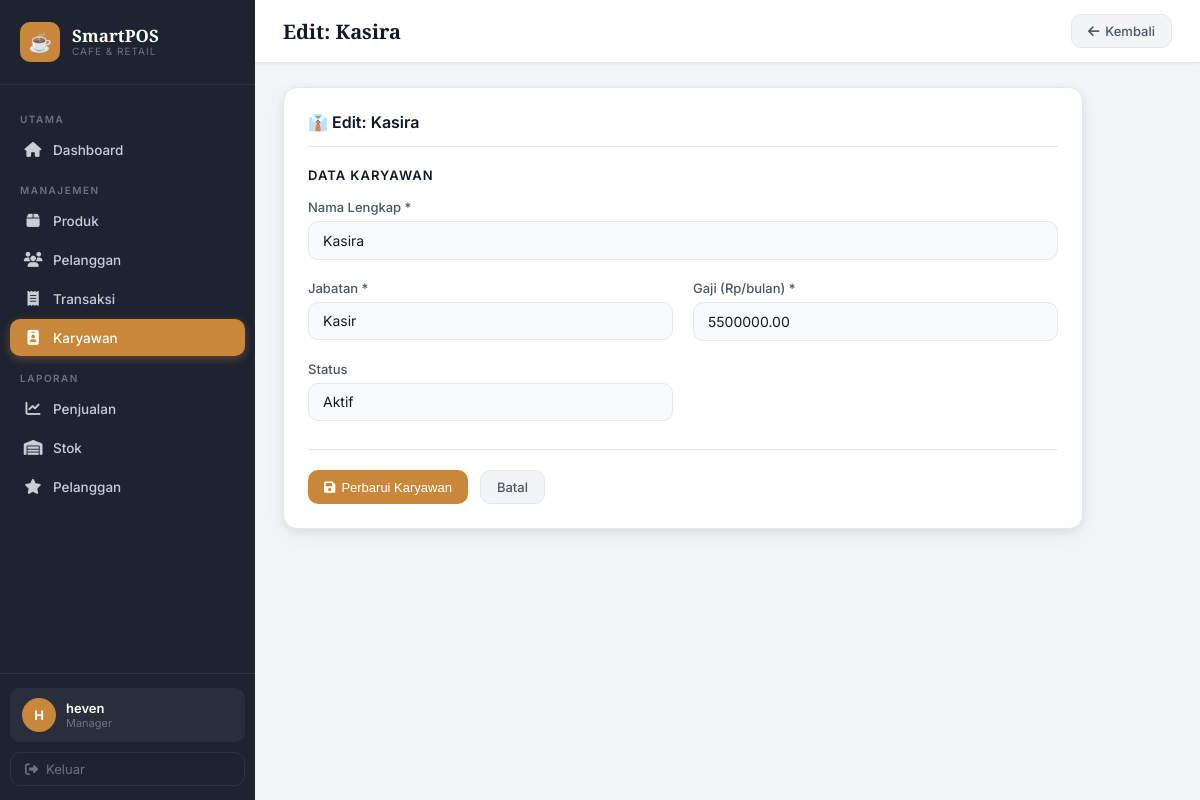
The page /employees/2/edit/ (signed in) on the database its author committed.
### pos/models.py (models this page shows, shortened)
class BaseModel(models.Model):
    created_at = models.DateTimeField(auto_now_add=True)
    updated_at = models.DateTimeField(auto_now=True)
    class Meta:
        abstract = True  # tidak membuat tabel sendiri

class Employee(BaseModel):
    POSITION_CHOICES = [
        ('manager',    'Manager'),
        ('cashier',    'Kasir'),
        ('barista',    'Barista'),
        ('waiter',     'Pelayan'),
        ('supervisor', 'Supervisor'),
    ]
    STATUS_CHOICES = [
        ('active',   'Aktif'),
        ('inactive', 'Tidak Aktif'),
        ('on_leave', 'Cuti'),
    ]
    user            = models.OneToOneField(User, on_delete=models.CASCADE, related_name='employee', verbose_name="Akun Login")
    full_name       = models.CharField(max_length=150, verbose_name="Nama Lengkap")
    position        = models.CharField(max_length=50, choices=POSITION_CHOICES, default='cashier', verbose_name="Jabatan")
    salary          = models.DecimalField(max_digits=12, decimal_places=2, validators=[MinValueValidator(Decimal('0'))], verbose_name="Gaji (Rp)")
    employee_status = models.CharField(max_length=20, choices=STATUS_CHOICES, default='active', verbose_name="Status Karyawan")
    class Meta:
        verbose_name        = "Karyawan"
        verbose_name_plural = "Karyawan"
        ordering            = ['position', 'full_name']
    def __init__(self, *args, **kwargs):
        super().__init__(*args, **kwargs)
        self.__bonus_persen = 0

### pos/views.py (the view, shortened to what this page needs)
# urls.py: path('employees/<int:pk>/edit/', views.EmployeeUpdateView.as_view(), name='employee_update'),
class EmployeeUpdateView(RoleRequiredMixin, UpdateView):
    allowed_positions = ('manager', 'supervisor')
    model = Employee
    form_class = EmployeeForm
    template_name = 'pos/employees/form.html'
    success_url = reverse_lazy('employee_list')
    login_url = '/login/'
    def get_context_data(self, **kwargs):
        context = super().get_context_data(**kwargs)
        context['page_title'] = 'Edit Karyawan'
        context['form_title'] = f'Edit: {self.object.full_name}'
        context['submit_label'] = 'Perbarui Karyawan'
        return context

### pos/forms.py
class EmployeeForm(forms.ModelForm):
    class Meta:
        model = Employee
        fields = ['full_name', 'position', 'salary', 'employee_status']
        widgets = {
            'full_name': forms.TextInput(attrs={
                'class': 'form-control',
                'placeholder': 'Nama lengkap karyawan',
                'id': 'employee_fullname',
            }),
            'position': forms.Select(attrs={
                'class': 'form-control',
                'id': 'employee_position',
            }),
            'salary': forms.NumberInput(attrs={
                'class': 'form-control',
                'placeholder': '0',
                'step': '100000',
                'id': 'employee_salary',
            }),
            'employee_status': forms.Select(attrs={
                'class': 'form-control',
                'id': 'employee_status',
            }),
        }
        labels = {
            'full_name': 'Nama Lengkap',
            'position': 'Jabatan',
            'salary': 'Gaji (Rp/bulan)',
            'employee_status': 'Status',
        }

### pos/context_processors.py (called while the page is built, shortened)
def user_role(request):
    if not request.user.is_authenticated:
        return {}
    if request.user.is_superuser:
        return {
            'user_position':         'manager',
            'user_position_display': 'Manager',
            'is_full_access':        True,
            'can_manage_products':   True,
            'can_manage_employees':  True,
            'can_view_transactions': True,
            'can_create_transaction':True,
            'can_view_customers':    True,
            'can_view_reports':      True,
            'can_view_stock_report': True,
        }

### pos/views.py (called while the page is built)
    def dispatch(self, request, *args, **kwargs):
        if not request.user.is_authenticated:
            return self.handle_no_permission()
        if request.user.is_superuser:
            return super().dispatch(request, *args, **kwargs)
        position = RoleHelper.get_position(request.user)
        if self.allowed_positions and position not in self.allowed_positions:
            messages.error(request, '⛔ Akses ditolak. Anda tidak memiliki izin untuk halaman ini.')
            return redirect('dashboard')
        return super().dispatch(request, *args, **kwargs)

### templates/pos/employees/form.html (shortened to what this page needs)
{% extends 'pos/base.html' %}
{% block page_title %}{{ form_title }}{% endblock %}
{% block topbar_actions %}
<a href="{% url 'employee_list' %}" class="btn btn-secondary"><i class="fas fa-arrow-left"></i> Kembali</a>
{% endblock %}
{% block content %}
<div class="card" style="max-width:800px;">
  <div class="card-header"><span class="card-title">👔 {{ form_title|default:"Form Karyawan" }}</span></div>
  <form method="POST" id="employeeForm">
    <div style="font-size:13px;font-weight:600;color:var(--caramel);margin-bottom:16px;text-transform:uppercase;letter-spacing:1px;">Data Karyawan</div>
    <div class="form-grid">
      <div class="form-group" style="grid-column:1/-1;">
        <label class="form-label">Nama Lengkap *</label>
        {{ form.full_name }}
      </div>
      <div class="form-group">
        <label class="form-label">Jabatan *</label>
        {{ form.position }}
      </div>
      <div class="form-group">
        <label class="form-label">Gaji (Rp/bulan) *</label>
        {{ form.salary }}
      </div>
      <div class="form-group">
        <label class="form-label">Status</label>
        {{ form.employee_status }}
      </div>
    </div>
    <div style="display:flex;gap:12px;margin-top:28px;padding-top:20px;border-top:1px solid var(--border);">
      <button type="submit" class="btn btn-primary" id="submit_employee"><i class="fas fa-save"></i> {{ submit_label|default:"Simpan" }}</button>
      <a href="{% url 'employee_list' %}" class="btn btn-secondary">Batal</a>
    </div>
  </form>
</div>
{% endblock %}

### templates/pos/base.html (shortened to what this page needs)
<!DOCTYPE html>
<html lang="id">
<head>
  {% load static %}
  <link rel="stylesheet" href="{% static 'css/style.css' %}">
  <link rel="stylesheet" href="https://cdnjs.cloudflare.com/ajax/libs/font-awesome/6.5.0/css/all.min.css">
</head>
<body>
<div class="app-wrapper">
  <aside class="sidebar">
    <div class="sidebar-brand">
      <div class="brand-icon">☕</div>
      <div>
        <div class="brand-name">SmartPOS</div>
        <div class="brand-sub">Cafe & Retail</div>
      </div>
    </div>
    <nav class="sidebar-nav">
      <div class="nav-section-label">Utama</div>
      <a href="{% url 'dashboard' %}" class="nav-item {% if request.resolver_match.url_name == 'dashboard' %}active{% endif %}">
        <span class="nav-icon"><i class="fas fa-house"></i></span> Dashboard
      </a>
      <div class="nav-section-label">Manajemen</div>
      <a href="{% url 'product_list' %}" class="nav-item {% if 'product' in request.resolver_match.url_name %}active{% endif %}">
        <span class="nav-icon"><i class="fas fa-box"></i></span> Produk
      </a>
      {% if can_view_customers %}
      <a href="{% url 'customer_list' %}" class="nav-item {% if 'customer' in request.resolver_match.url_name and request.resolver_match.url_name != 'report_customers' %}active{% endif %}">
        <span class="nav-icon"><i class="fas fa-users"></i></span> Pelanggan
      </a>
      {% endif %}
      {% if can_view_transactions %}
      <a href="{% url 'transaction_list' %}" class="nav-item {% if 'transaction' in request.resolver_match.url_name %}active{% endif %}">
        <span class="nav-icon"><i class="fas fa-receipt"></i></span> Transaksi
      </a>
      {% endif %}
      {% if can_manage_employees %}
      <a href="{% url 'employee_list' %}" class="nav-item {% if 'employee' in request.resolver_match.url_name %}active{% endif %}">
        <span class="nav-icon"><i class="fas fa-id-badge"></i></span> Karyawan
      </a>
      {% endif %}
      {% if is_full_access or can_view_stock_report %}
      <div class="nav-section-label">Laporan</div>
      {% if is_full_access %}
      <a href="{% url 'report_sales' %}" class="nav-item {% if request.resolver_match.url_name == 'report_sales' %}active{% endif %}">
        <span class="nav-icon"><i class="fas fa-chart-line"></i></span> Penjualan
      </a>
      {% endif %}
      {% if can_view_stock_report %}
      <a href="{% url 'report_stock' %}" class="nav-item {% if request.resolver_match.url_name == 'report_stock' %}active{% endif %}">
        <span class="nav-icon"><i class="fas fa-warehouse"></i></span> Stok
      </a>
      {% endif %}
      {% if is_full_access %}
      <a href="{% url 'report_customers' %}" class="nav-item {% if request.resolver_match.url_name == 'report_customers' %}active{% endif %}">
        <span class="nav-icon"><i class="fas fa-star"></i></span> Pelanggan
      </a>
      {% endif %}
      {% endif %}
    </nav>
    <div class="sidebar-footer">
      <div class="user-card">
        <div class="user-avatar">{{ request.user.username|slice:":1"|upper }}</div>
        <div>
          <div class="user-name">{{ request.user.get_full_name|default:request.user.username }}</div>
          <div class="user-role">{{ user_position_display|default:"Kasir" }}</div>
        </div>
      </div>
      <a href="{% url 'logout' %}" class="btn-logout">
        <i class="fas fa-sign-out-alt"></i> Keluar
      </a>
    </div>
  </aside>
  <main class="main-content">
    <div class="topbar">
      <h1 class="page-title">{% block page_title %}Dashboard{% endblock %}</h1>
      <div class="topbar-right">
        {% block topbar_actions %}{% endblock %}
      </div>
    </div>
    <div class="page-body">
      {% block content %}{% endblock %}
    </div>
  </main>
</div>
{% load static %}
</body>
</html>

### rows shown on the page
Employee: full_name "Kasira", position "Kasir", salary "5500000.00", employee_status "Aktif"

### other values the page prints
{{ request.user.username|slice:":1"|upper }} "H"
{{ request.user.get_full_name|default:request.user.username }} "heven"
{{ user_position_display|default:"Kasir" }} "Manager"
{{ submit_label|default:"Simpan" }} "Perbarui Karyawan"
